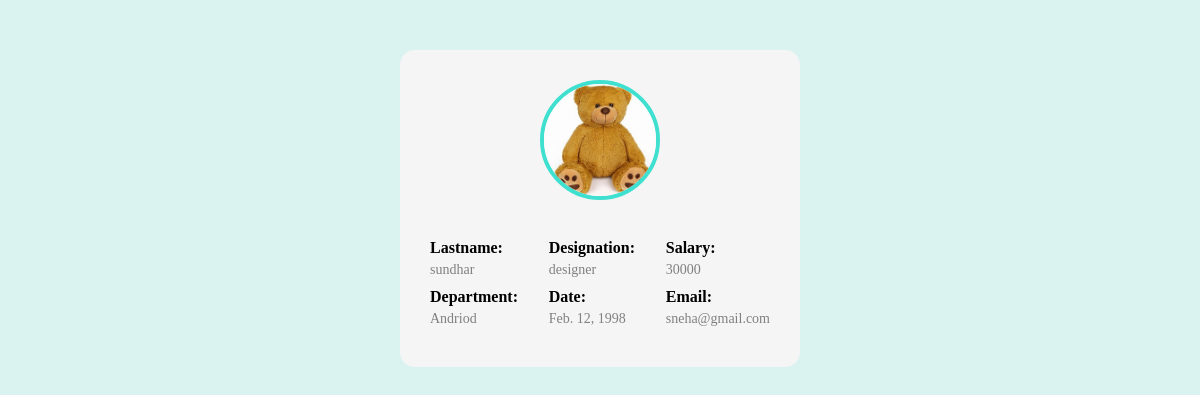
The page /profileview/1 on the database as committed earlier.
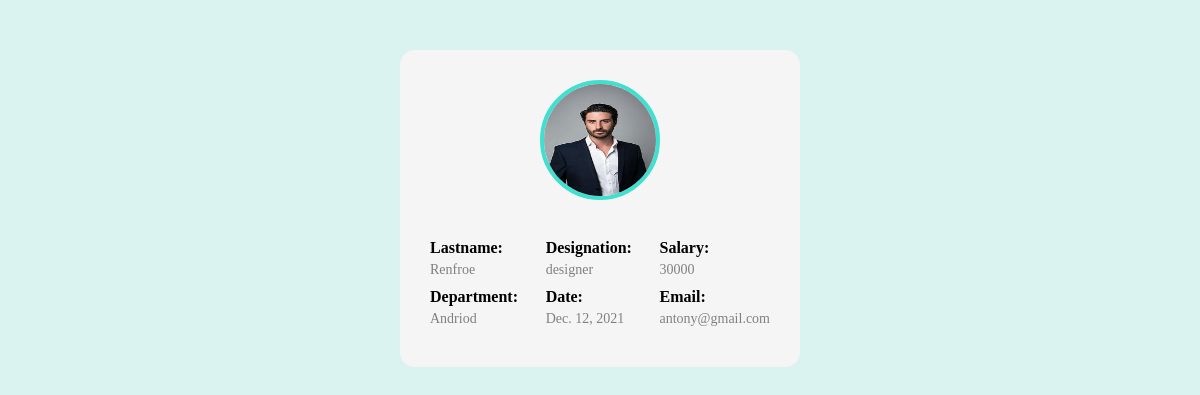
The same page on the database as committed later.
### app/models.py (models this page shows)
class User(models.Model):
    firstname=models.CharField(max_length=100)
    lastname=models.CharField(max_length=100)
    email=models.CharField(null=True,blank=True,max_length=100)
    department=models.CharField(max_length=100)
    designation=models.CharField(max_length=100)
    date=models.DateField()
    salary=models.IntegerField()
    image=models.FileField(null=True,blank=True,upload_to='media')

### app/views.py (the view)
# urls.py: path('profileview/<int:id>',views.profileview,name='profileview'),
def profileview(request,id):
   data=User.objects.get(id=id)
   return render(request,'profileview.html',{'data':data})

### templates/profileview.html (shortened to what this page needs)
<!DOCTYPE html>
<html lang="en">
<head>
</head>
<body>
    <div class="profile-card">
        <img src="{{ data.image.url }}" alt="Profile Image">
         <div class="profile-details">
            <div>
                <h4>Lastname:</h4>
                <p>{{ data.lastname }}</p>
                <h4>Department:</h4>
                <p>{{ data.department }}</p>
            </div>
            <div>
                <h4>Designation:</h4>
                <p>{{ data.designation }}</p>
                <h4>Date:</h4>
                <p>{{ data.date }}</p>
            </div>
            <div>
                <h4>Salary:</h4>
                <p>{{ data.salary}}</p>
                <h4>Email:</h4>
                <p>{{data.email}}</p>
            </div>
        </div>
    </div>
</body>
</html>
</body>
</html>

Rows that differ between the two databases and show on the page:
changed User "Andriod": image: a different picture; lastname "sundhar" → "Renfroe"; date "Feb. 12, 1998" → "Dec. 12, 2021"; email "sneha@gmail.com" → "antony@gmail.com"
